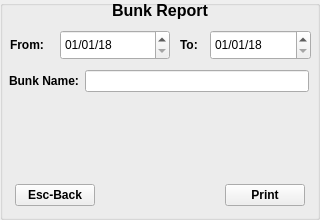
  <widget class="QGroupBox" name="groupBox_bunk_report">
   <property name="geometry">
    <rect>
     <x>0</x>
     <y>2040</y>
     <width>320</width>
     <height>220</height>
    </rect>
   </property>
   <property name="title">
    <string/>
   </property>
   <widget class="QLabel" name="label_35">
    <property name="geometry">
     <rect>
      <x>0</x>
      <y>0</y>
      <width>320</width>
      <height>20</height>
     </rect>
    </property>
    <property name="font">
     <font>
      <pointsize>12</pointsize>
      <weight>75</weight>
      <bold>true</bold>
     </font>
    </property>
    <property name="text">
     <string>Bunk Report</string>
    </property>
    <property name="alignment">
     <set>Qt::AlignCenter</set>
    </property>
   </widget>
   <widget class="QWidget" name="horizontalLayoutWidget_10">
    <property name="geometry">
     <rect>
      <x>10</x>
      <y>180</y>
      <width>300</width>
      <height>30</height>
     </rect>
    </property>
    <layout class="QHBoxLayout" name="horizontalLayout_10">
     <property name="leftMargin">
      <number>5</number>
     </property>
     <property name="rightMargin">
      <number>5</number>
     </property>
     <item>
      <widget class="QPushButton" name="pushButton_esc_10">
       <property name="font">
        <font>
         <weight>75</weight>
         <bold>true</bold>
        </font>
       </property>
       <property name="focusPolicy">
        <enum>Qt::NoFocus</enum>
       </property>
       <property name="text">
        <string>Esc-Back</string>
       </property>
       <property name="autoDefault">
        <bool>true</bool>
       </property>
      </widget>
     </item>
     <item>
      <spacer name="horizontalSpacer_10">
       <property name="orientation">
        <enum>Qt::Horizontal</enum>
       </property>
       <property name="sizeHint" stdset="0">
        <size>
         <width>40</width>
         <height>20</height>
        </size>
       </property>
      </spacer>
     </item>
     <item>
      <widget class="QPushButton" name="pushButton_print_bunk_report">
       <property name="font">
        <font>
         <weight>75</weight>
         <bold>true</bold>
        </font>
       </property>
       <property name="text">
        <string>Print</string>
       </property>
       <property name="autoDefault">
        <bool>true</bool>
       </property>
      </widget>
     </item>
    </layout>
   </widget>
   <widget class="QLabel" name="label_36">
    <property name="geometry">
     <rect>
      <x>180</x>
      <y>30</y>
      <width>29</width>
      <height>30</height>
     </rect>
    </property>
    <property name="font">
     <font>
      <weight>75</weight>
      <bold>true</bold>
     </font>
    </property>
    <property name="text">
     <string>To:</string>
    </property>
   </widget>
   <widget class="QLabel" name="label_37">
    <property name="geometry">
     <rect>
      <x>10</x>
      <y>30</y>
      <width>49</width>
      <height>30</height>
     </rect>
    </property>
    <property name="font">
     <font>
      <weight>75</weight>
      <bold>true</bold>
     </font>
    </property>
    <property name="text">
     <string>From:</string>
    </property>
   </widget>
   <widget class="QDateEdit" name="dateEdit_from_bunk">
    <property name="geometry">
     <rect>
      <x>60</x>
      <y>30</y>
      <width>110</width>
      <height>30</height>
     </rect>
    </property>
    <property name="minimumDate">
     <date>
      <year>2018</year>
      <month>1</month>
      <day>1</day>
     </date>
    </property>
    <property name="displayFormat">
     <string>dd/MM/yy</string>
    </property>
   </widget>
   <widget class="QDateEdit" name="dateEdit_to_bunk">
    <property name="geometry">
     <rect>
      <x>210</x>
      <y>30</y>
      <width>101</width>
      <height>30</height>
     </rect>
    </property>
    <property name="minimumDate">
     <date>
      <year>2018</year>
      <month>1</month>
      <day>1</day>
     </date>
    </property>
    <property name="displayFormat">
     <string>dd/MM/yy</string>
    </property>
   </widget>
   <widget class="QWidget" name="gridLayoutWidget_7">
    <property name="geometry">
     <rect>
      <x>9</x>
      <y>70</y>
      <width>300</width>
      <height>90</height>
     </rect>
    </property>
    <layout class="QGridLayout" name="gridLayout_7">
     <item row="0" column="1">
      <widget class="QLineEdit" name="lineEdit_bunk_name"/>
     </item>
     <item row="0" column="0">
      <widget class="QLabel" name="label_38">
       <property name="font">
        <font>
         <weight>75</weight>
         <bold>true</bold>
        </font>
       </property>
       <property name="text">
        <string>Bunk Name:</string>
       </property>
      </widget>
     </item>
     <item row="1" column="0">
      <spacer name="verticalSpacer_8">
       <property name="orientation">
        <enum>Qt::Vertical</enum>
       </property>
       <property name="sizeHint" stdset="0">
        <size>
         <width>20</width>
         <height>40</height>
        </size>
       </property>
      </spacer>
     </item>
    </layout>
   </widget>
  </widget>
